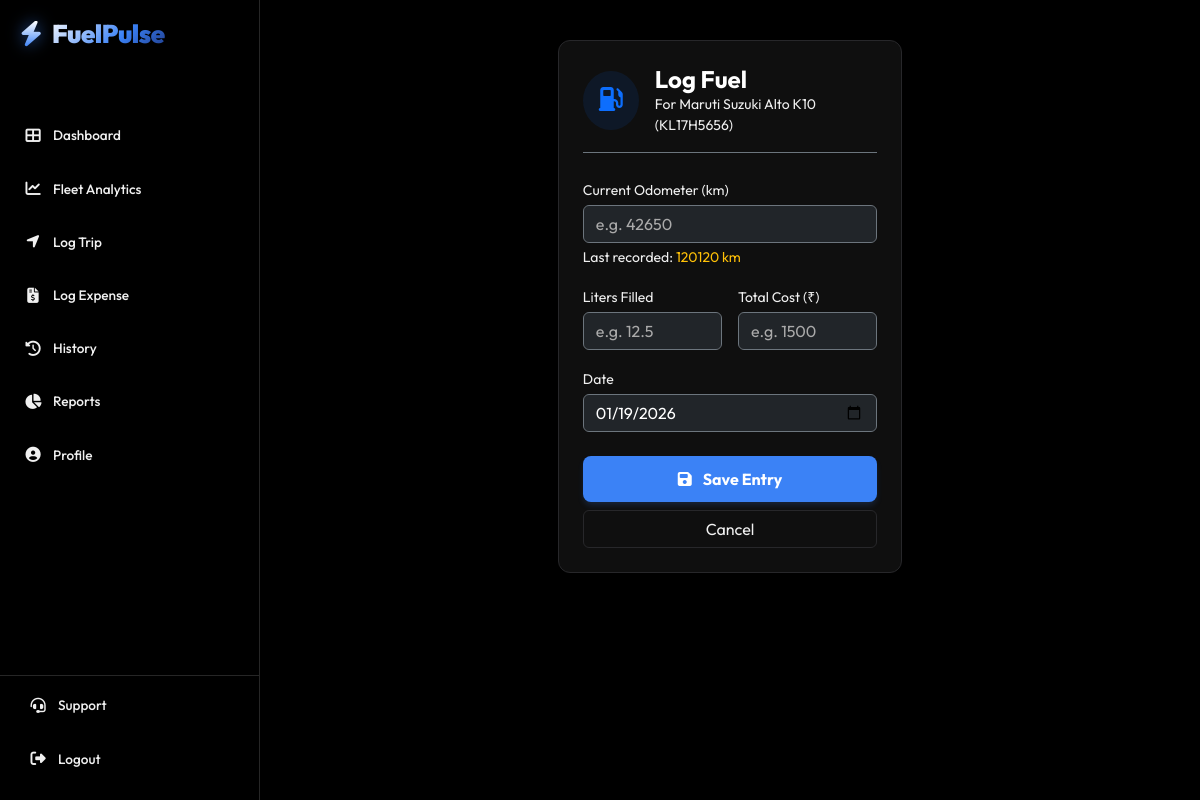
/log-fuel/18/ (signed in), run on an earlier commit of the app's database.
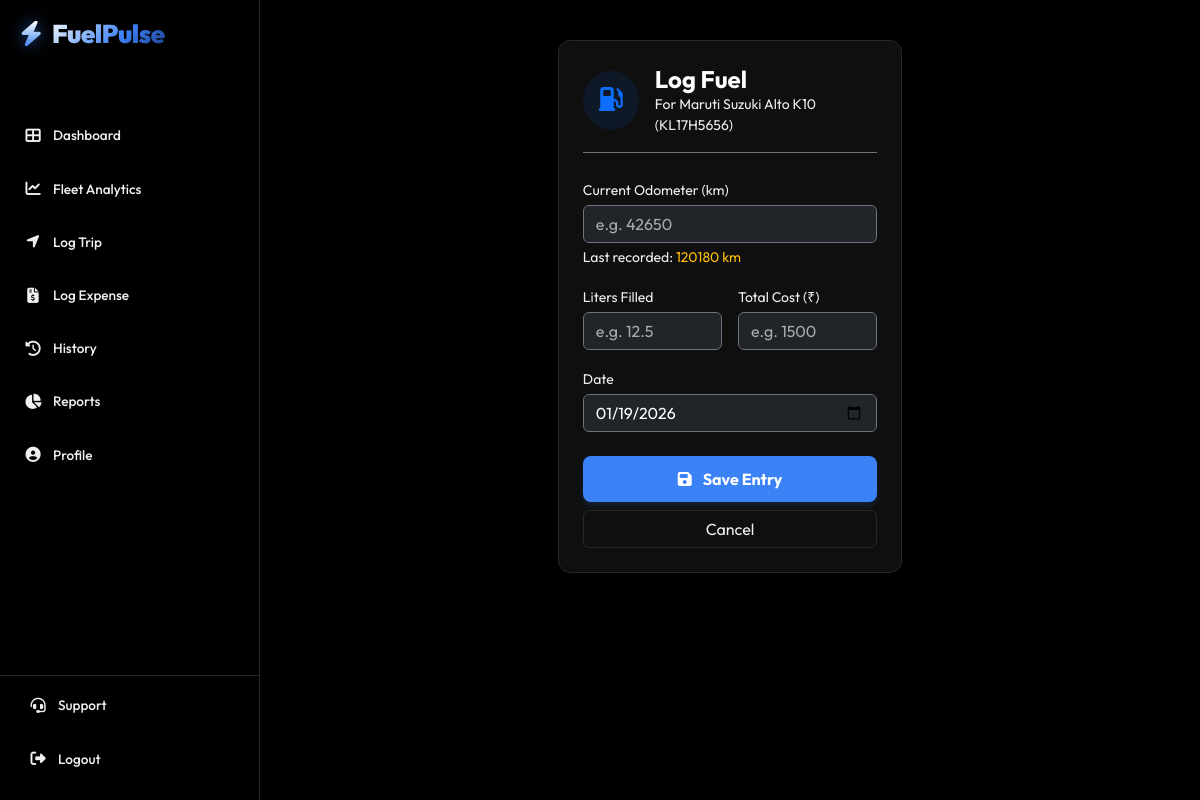
And on a later commit of the database.
### core/models.py (models this page shows, shortened)
class Vehicle(models.Model):
    CATEGORY_CHOICES = [
        ('Two Wheeler', 'Two Wheeler'),
        ('Four Wheeler', 'Four Wheeler'),
        ('Heavy Vehicle', 'Heavy Vehicle'),
    ]
    ownership_type = models.CharField(max_length=50, default="1st Owner")
    FUEL_CHOICES = [
        ('Petrol', 'Petrol'),
        ('Diesel', 'Diesel'),
        ('CNG', 'CNG'),
        ('Electric', 'Electric')
    ]
    owner = models.ForeignKey(User, on_delete=models.CASCADE)
    category = models.CharField(max_length=20, choices=CATEGORY_CHOICES, default='Four Wheeler')
    make = models.CharField(max_length=50)       # e.g. Maruti, Honda (No restricted choices, accepts JS input)
    model_name = models.CharField(max_length=50) # e.g. Swift, City
    license_plate = models.CharField(max_length=20)
    target_mileage = models.FloatField(default=0.0, help_text="Target km/L (e.g., 18.5)")
    target_cost_per_km = models.FloatField(default=0.0, help_text="Target Cost per KM (e.g., 5.0)")
    purchase_year = models.IntegerField(default=2023)
    purchase_price = models.DecimalField(max_digits=12, decimal_places=2, default=500000.00)
    fuel_type = models.CharField(max_length=20, choices=FUEL_CHOICES, default='Petrol')
    current_odometer = models.IntegerField(default=0)
    purchase_price = models.DecimalField(max_digits=12, decimal_places=2, default=500000.00)
    purchase_year = models.IntegerField(default=2021)
    insurance_expiry = models.DateField(null=True, blank=True)
    pollution_expiry = models.DateField(null=True, blank=True)
    fitness_expiry = models.DateField(null=True, blank=True)
    image_url = models.URLField(max_length=500, blank=True, null=True)
    is_active = models.BooleanField(default=True)

### core/views.py (the view)
# urls.py: path('log-fuel/<int:vehicle_id>/', views.log_fuel, name='log_fuel'),
@login_required
def log_fuel(request, vehicle_id):
    vehicle = get_object_or_404(Vehicle, id=vehicle_id, owner=request.user)
    if request.method == 'POST':
        form = FuelLogForm(request.POST)
        if form.is_valid():
            fuel_log = form.save(commit=False)
            fuel_log.vehicle = vehicle
            fuel_log.driver = request.user
            distance = fuel_log.odometer_reading - vehicle.current_odometer
            if distance > 0:
                liters = float(fuel_log.liters_filled)
                cost = float(fuel_log.total_cost)
                fuel_log.calculated_km_per_liter = distance / liters
                fuel_log.calculated_cost_per_km = cost / distance
                past_logs = FuelLog.objects.filter(vehicle=vehicle).order_by('-date')[:10]
                mileages = [float(log.calculated_km_per_liter) for log in past_logs if log.calculated_km_per_liter > 0]
                if len(mileages) >= 3: # We need at least 3 logs to compare
                    mean = np.mean(mileages)
                    std_dev = np.std(mileages)
                    current_val = float(fuel_log.calculated_km_per_liter)
                    if std_dev > 0:
                        z_score = abs((current_val - mean) / std_dev)
                        if z_score > 2: # Threshold for "Anomaly"
                            messages.warning(request, f"⚠️ AI Alert: Suspicious Mileage ({round(current_val, 2)} km/l). Your average is ~{round(mean, 2)}.")
            else:
                fuel_log.calculated_km_per_liter = 0
                fuel_log.calculated_cost_per_km = 0
            if fuel_log.odometer_reading > vehicle.current_odometer:
                vehicle.current_odometer = fuel_log.odometer_reading
                vehicle.save()
            fuel_log.save()
            messages.success(request, "Fuel log added successfully!")
            return redirect('dashboard')
    else:
        form = FuelLogForm(initial={'date': timezone.now().date()})
    return render(request, 'core/log_fuel.html', {'form': form, 'vehicle': vehicle})

### core/forms.py
class FuelLogForm(forms.ModelForm):
    class Meta:
        model = FuelLog
        fields = ['odometer_reading', 'liters_filled', 'total_cost', 'date']
        widgets = {
            'odometer_reading': forms.NumberInput(attrs={'class': 'form-control bg-dark text-white border-secondary', 'placeholder': 'e.g. 42650'}),
            'liters_filled': forms.NumberInput(attrs={'class': 'form-control bg-dark text-white border-secondary', 'placeholder': 'e.g. 12.5'}),
            'total_cost': forms.NumberInput(attrs={'class': 'form-control bg-dark text-white border-secondary', 'placeholder': 'e.g. 1500'}),
            'date': forms.DateInput(attrs={'class': 'form-control bg-dark text-white border-secondary', 'type': 'date'}),
        }

### templates/core/log_fuel.html (shortened to what this page needs)
{% extends 'base.html' %}
{% block content %}
<div class="row justify-content-center">
    <div class="col-md-5">
        <div class="stats-card">
            <div class="d-flex align-items-center mb-4 border-bottom border-secondary pb-3">
                <div class="rounded-circle bg-primary bg-opacity-10 p-3 me-3">
                    <i class="fas fa-gas-pump text-primary fs-4"></i>
                </div>
                <div>
                    <h4 class="text-white fw-bold mb-0">Log Fuel</h4>
                    <p class="text-muted small mb-0">For {{ vehicle.make }} {{ vehicle.model_name }} ({{ vehicle.license_plate }})</p>
                </div>
            </div>
            <form method="post">
                <div class="mb-3">
                    <label class="text-muted small mb-1">Current Odometer (km)</label>
                    {{ form.odometer_reading }}
                    <div class="form-text text-muted small">
                        Last recorded: <span class="text-warning">{{ vehicle.current_odometer }} km</span>
                    </div>
                </div>
                <div class="row g-3 mb-3">
                    <div class="col-6">
                        <label class="text-muted small mb-1">Liters Filled</label>
                        {{ form.liters_filled }}
                    </div>
                    <div class="col-6">
                        <label class="text-muted small mb-1">Total Cost (₹)</label>
                        {{ form.total_cost }}
                    </div>
                </div>
                <div class="mb-4">
                    <label class="text-muted small mb-1">Date</label>
                    {{ form.date }}
                </div>
                <div class="d-grid gap-2">
                    <button type="submit" class="btn btn-primary fw-bold">
                        <i class="fas fa-save me-2"></i> Save Entry
                    </button>
                    <a href="{% url 'dashboard' %}" class="btn btn-outline-secondary">Cancel</a>
                </div>
            </form>
        </div>
    </div>
</div>
{% endblock %}

What changed in the data, as far as the page shows it:
changed Vehicle "Maruti Suzuki": current_odometer "120120" → "120180"
